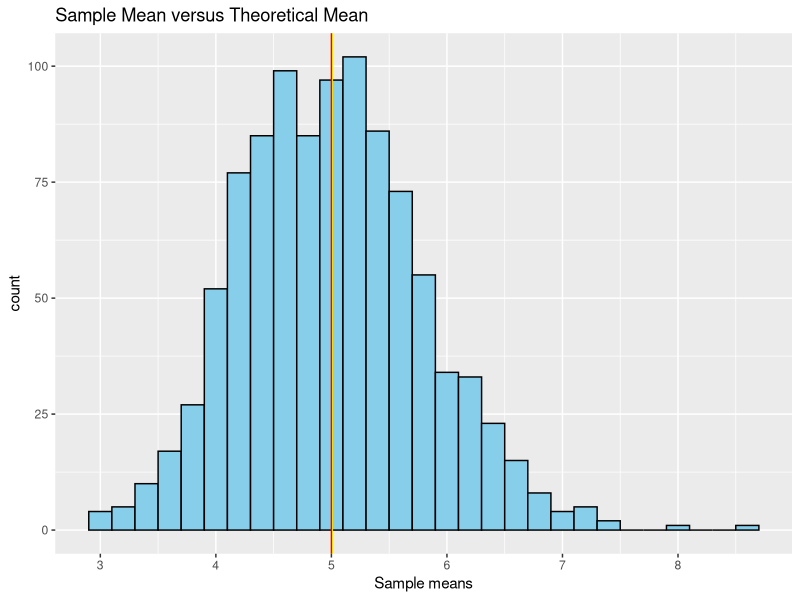
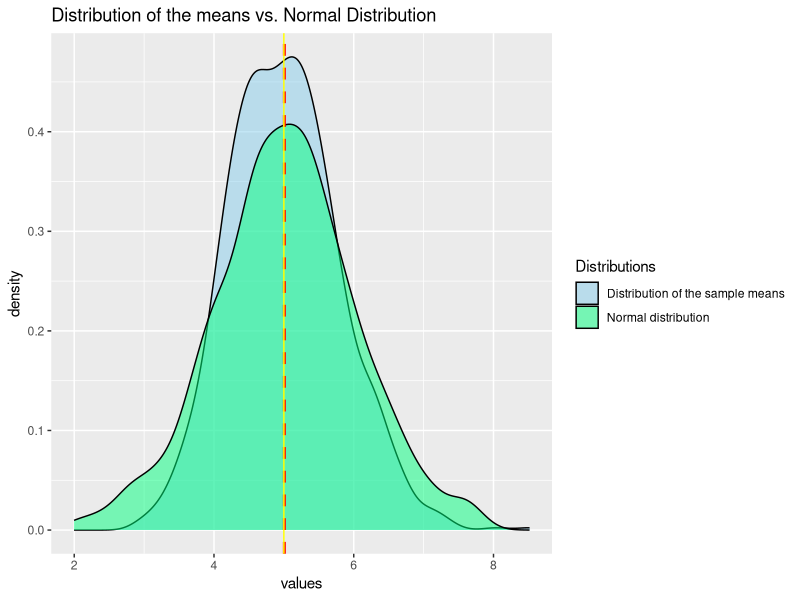

Source code (R) for these figures, in order:
## ---- chunk 1
knitr::opts_chunk$set(echo = TRUE)
## ---- chunk 2
set.seed(12031987)
library(ggplot2)
lambda <- 0.2
sims.n <- 1000
n <- 40
## ---- chunk 3
sims.exp <- replicate(sims.n, rexp(n, lambda))
sims.exp.means <- colMeans(sims.exp)
## ---- chunk 4
sample.mean <- mean(sims.exp.means)
theory.mean <- 1/lambda
## ---- chunk 5
ggplot(as.data.frame(sims.exp.means), aes(x=sims.exp.means)) +
     geom_histogram(binwidth = .2, color = "black", fill = "skyblue") + 
     geom_vline(xintercept = sample.mean, color = "yellow") +
     geom_vline(xintercept = theory.mean, color = "red") +
     labs(title = "Sample Mean versus Theoretical Mean", x = "Sample means")
## ---- chunk 6
sample.var <- var(sims.exp.means)
theory.var <- ((1/lambda)^2)/n
## ---- chunk 7
sims.norm <- rnorm(sims.n, mean=1/lambda)
## ---- chunk 8
ggplot(as.data.frame(sims.exp.means), aes(x=sims.exp.means, fill = "skyblue")) +
     geom_density(alpha= .5) + 
     geom_density(data = as.data.frame(sims.norm), aes(sims.norm, fill = "springgreen"), alpha= .5) +
     geom_vline(xintercept = sample.mean, linetype = "dashed", color = "red", size = 1) +
     geom_vline(xintercept = 1/lambda, color = "yellow", size = .5) + 
     labs(title = "Distribution of the means vs. Normal Distribution", x = "values") + 
     scale_fill_identity(name = "Distributions", 
                         guide = "legend",
                         labels = c("Distribution of the sample means", "Normal distribution"))
